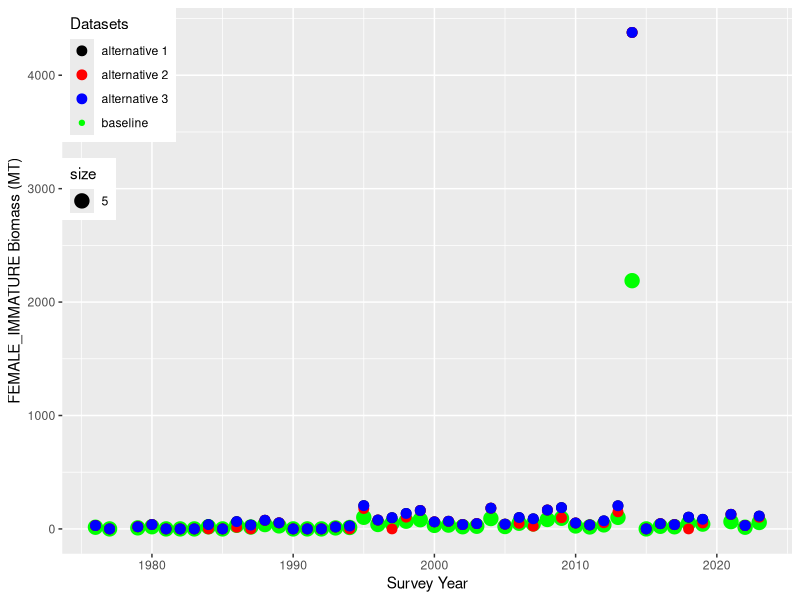
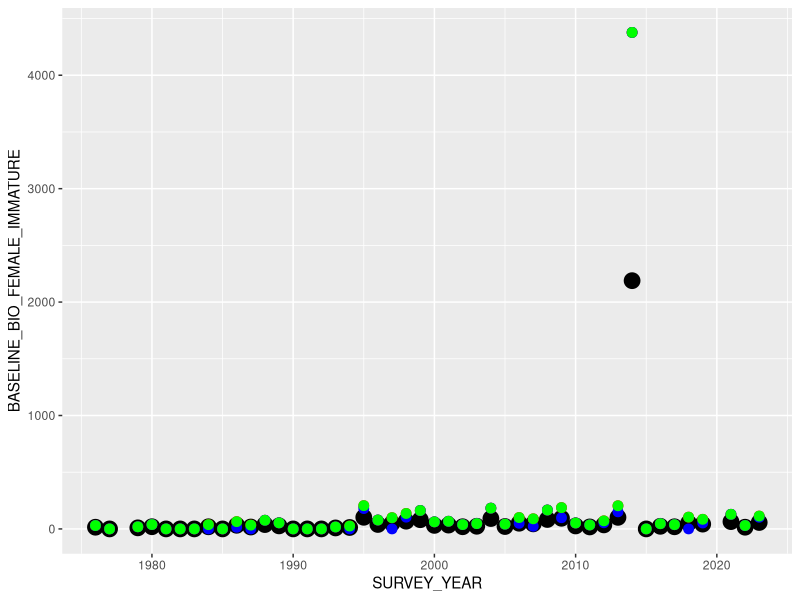
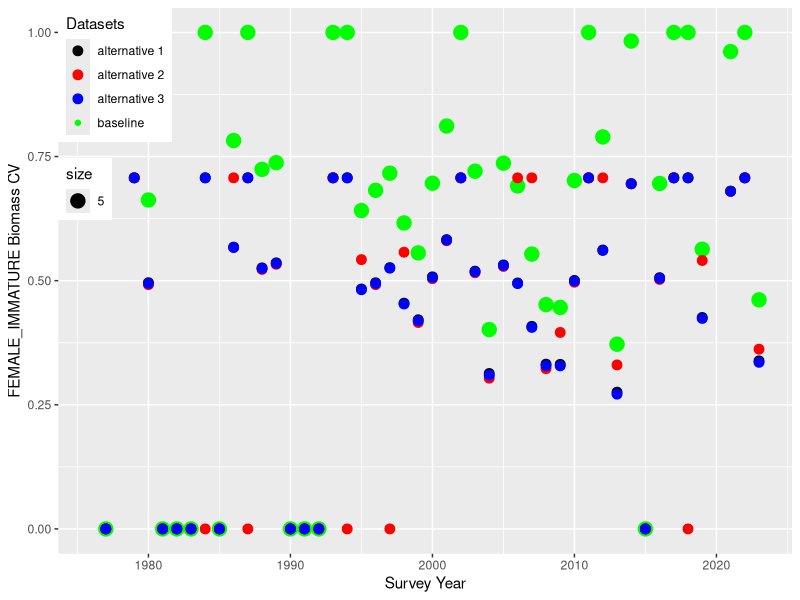
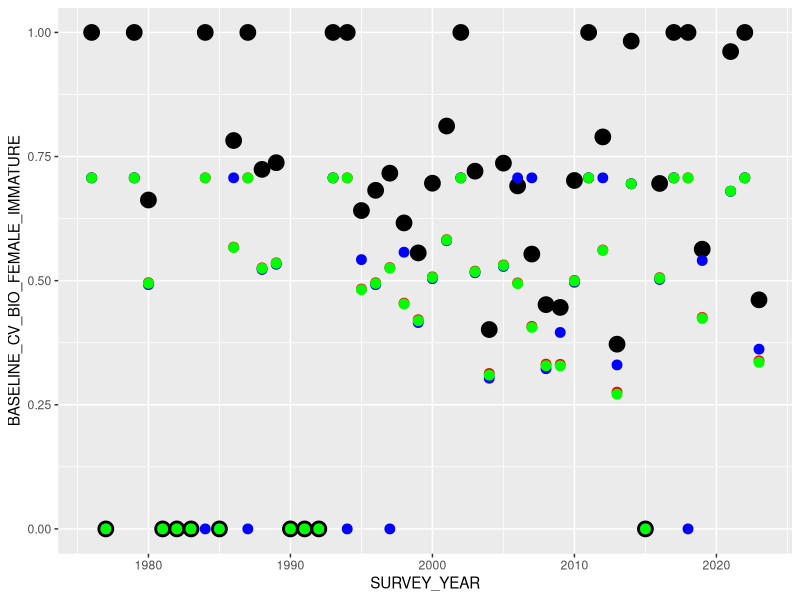
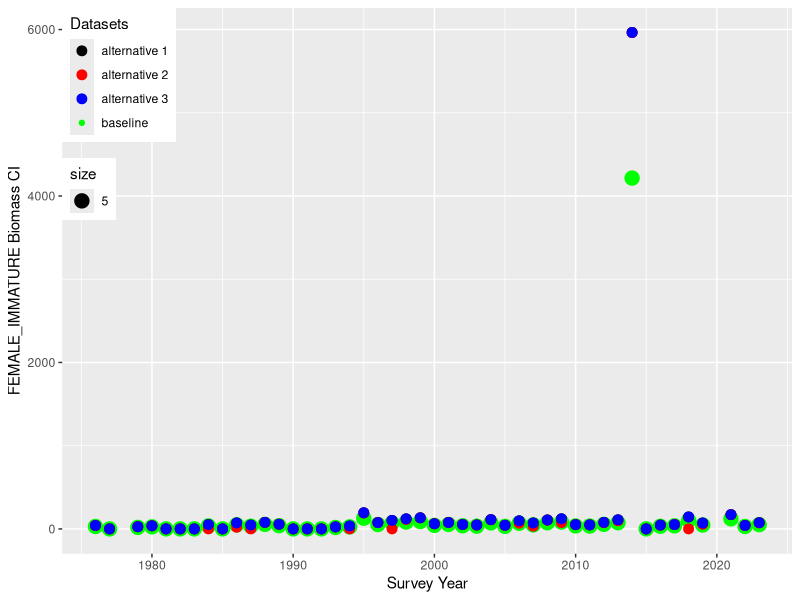
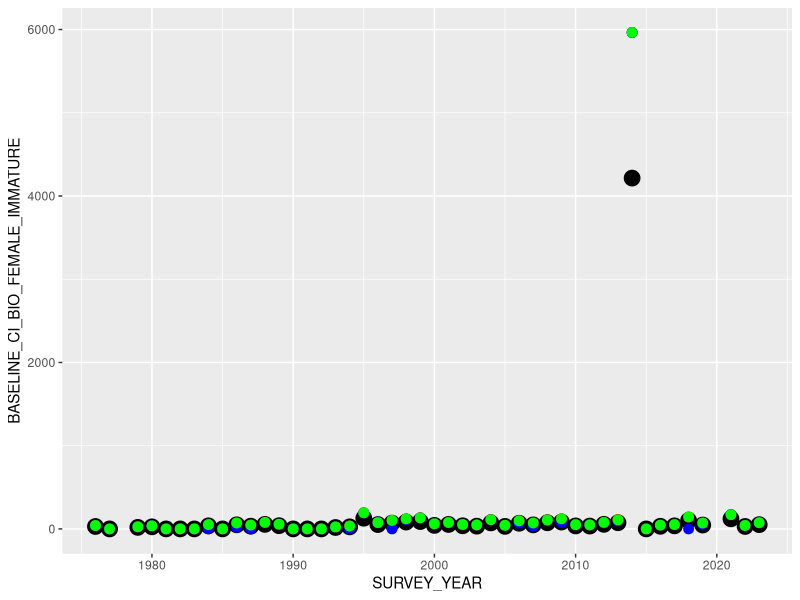

The R script that drew these images, in order:
library(tidyverse)
library(ggplot2)
library(dplyr)

##### Import data
base_bio<-read_csv("./Data/rk_northern_district_biomass_baseline.csv")

alt_1_bio<-read_csv("./Data/rk_north_district_bio_alt_strata_1.csv")
alt_2_bio<-read_csv("./Data/rk_north_district_bio_alt_strata_2.csv")
alt_3_bio<-read_csv("./Data/rk_north_district_bio_alt_strata_3.csv")


base_abun<-read_csv("./Data/rk_northern_district_abundance_baseline.csv")

alt_1_abun<-read_csv("./Data/rk_north_district_pop_alt_strata_1.csv")
alt_2_abun<-read_csv("./Data/rk_north_district_pop_alt_strata_2.csv")
alt_3_abun<-read_csv("./Data/rk_north_district_pop_alt_strata_3.csv")


base_abun
names(base_bio)
######### IMMATURE female biomass
base_bio %>%
  select(SURVEY_YEAR, BIOMASS_FEMALE_IMMATURE, CV_BIOMASS_FEMALE_IMMATURE, CI_BIOMASS_FEMALE_IMMATURE) %>%
  rename_all(~c("SURVEY_YEAR", "BASELINE_BIO_FEMALE_IMMATURE", "BASELINE_CV_BIO_FEMALE_IMMATURE", "BASELINE_CI_BIO_FEMALE_IMMATURE")) -> base_matbio
  
alt_1_bio %>% 
  select(BIOMASS_FEMALE_IMMATURE, CV_BIOMASS_FEMALE_IMMATURE, CI_BIOMASS_FEMALE_IMMATURE) %>%
     rename_all(~c("ALT1_BIO_FEMALE_IMMATURE", "ALT1_CV_BIO_FEMALE_IMMATURE", "ALT1_CI_BIO_FEMALE_IMMATURE"))-> alt_1_matbio

alt_2_bio %>% 
  select(BIOMASS_FEMALE_IMMATURE, CV_BIOMASS_FEMALE_IMMATURE, CI_BIOMASS_FEMALE_IMMATURE) %>%
   rename_all(~c("ALT2_BIO_FEMALE_IMMATURE", "ALT2_CV_BIO_FEMALE_IMMATURE", "ALT2_CI_BIO_FEMALE_IMMATURE"))-> alt_2_matbio

alt_3_bio %>% 
  select(BIOMASS_FEMALE_IMMATURE, CV_BIOMASS_FEMALE_IMMATURE, CI_BIOMASS_FEMALE_IMMATURE) %>%
   rename_all(~c("ALT3_BIO_FEMALE_IMMATURE", "ALT3_CV_BIO_FEMALE_IMMATURE", "ALT3_CI_BIO_FEMALE_IMMATURE"))-> alt_3_matbio
   
all_bio<-as.data.frame(cbind(base_matbio, alt_1_matbio, alt_2_matbio, alt_3_matbio))
###########

base_abun %>%
  select(SURVEY_YEAR, NUM_FEMALE_IMMATURE, CV_NUM_FEMALE_IMMATURE, CI_NUM_FEMALE_IMMATURE) %>%
  rename_all(~c("SURVEY_YEAR", "BASELINE_ABUN_FEMALE_IMMATURE", "BASELINE_CV_ABUN_FEMALE_IMMATURE","BASELINE_CI_ABUN_FEMALE_IMMATURE")) -> base_matabun

alt_1_abun %>%
  select(NUM_FEMALE_IMMATURE, CV_NUM_FEMALE_IMMATURE, CI_NUM_FEMALE_IMMATURE) %>%
  rename_all(~c("ALT1_ABUN_FEMALE_IMMATURE", "ALT1_CV_ABUN_FEMALE_IMMATURE","ALT1_CI_ABUN_FEMALE_IMMATURE")) -> alt_1_matabun

alt_2_abun %>%
  select(NUM_FEMALE_IMMATURE, CV_NUM_FEMALE_IMMATURE, CI_NUM_FEMALE_IMMATURE) %>%
  rename_all(~c("ALT2_ABUN_FEMALE_IMMATURE", "ALT2_CV_ABUN_FEMALE_IMMATURE","ALT2_CI_ABUN_FEMALE_IMMATURE")) -> alt_2_matabun

alt_3_abun %>%
  select(NUM_FEMALE_IMMATURE, CV_NUM_FEMALE_IMMATURE, CI_NUM_FEMALE_IMMATURE) %>%
  rename_all(~c("ALT3_ABUN_FEMALE_IMMATURE", "ALT3_CV_ABUN_FEMALE_IMMATURE","ALT3_CI_ABUN_FEMALE_IMMATURE")) -> alt_3_matabun


all_abun<-as.data.frame(cbind(base_matabun, alt_1_matabun, alt_2_matabun, alt_3_matabun))

################################ FEMALE_IMMATURE BIOMASS #########################################################################
names(all_bio)

ggplot(all_bio, aes(x=SURVEY_YEAR, y=BASELINE_BIO_FEMALE_IMMATURE, color ="baseline", size = 5))+
  geom_point()+  
  geom_point(aes(y=ALT1_BIO_FEMALE_IMMATURE, color = "alternative 1"), size = 3) +
  geom_point(aes(y=ALT2_BIO_FEMALE_IMMATURE, color = "alternative 2"), size = 3)+
  geom_point(aes(y=ALT3_BIO_FEMALE_IMMATURE, color = "alternative 3"), size = 3)+
  labs(colour="Datasets",y="FEMALE_IMMATURE Biomass (MT)",x="Survey Year")+ 
  theme(legend.position = c(0, 1),legend.justification = c(0, 1))+
  scale_color_manual(values = c("black","red", "blue", "green"))
  
  
  
  

ggplot(all_bio, aes(x=SURVEY_YEAR))+
  geom_point(aes(y=BASELINE_BIO_FEMALE_IMMATURE), color ="black", size = 5) +
  geom_point(aes(y=ALT1_BIO_FEMALE_IMMATURE), color = "red", size = 3) +
  geom_point(aes(y=ALT2_BIO_FEMALE_IMMATURE), color = "blue", size = 3)+
  geom_point(aes(y=ALT3_BIO_FEMALE_IMMATURE), color = "green", size = 3)

################################ FEMALE_IMMATURE BIOMASS CV #########################################################################
names(all_bio)

ggplot(all_bio, aes(x=SURVEY_YEAR, y=BASELINE_CV_BIO_FEMALE_IMMATURE, color ="baseline", size = 5))+
  geom_point()+  
  geom_point(aes(y=ALT1_CV_BIO_FEMALE_IMMATURE, color = "alternative 1"), size = 3) +
  geom_point(aes(y=ALT2_CV_BIO_FEMALE_IMMATURE, color = "alternative 2"), size = 3)+
  geom_point(aes(y=ALT3_CV_BIO_FEMALE_IMMATURE, color = "alternative 3"), size = 3)+
  labs(colour="Datasets",y="FEMALE_IMMATURE Biomass CV",x="Survey Year")+ 
  theme(legend.position = c(0, 1),legend.justification = c(0, 1))+
  scale_color_manual(values = c( "black","red", "blue", "green"))


ggplot(all_bio, aes(x=SURVEY_YEAR))+
  geom_point(aes(y=BASELINE_CV_BIO_FEMALE_IMMATURE), color ="black", size = 5) +
  geom_point(aes(y=ALT1_CV_BIO_FEMALE_IMMATURE), color = "red", size = 3) +
  geom_point(aes(y=ALT2_CV_BIO_FEMALE_IMMATURE), color = "blue", size = 3)+
  geom_point(aes(y=ALT3_CV_BIO_FEMALE_IMMATURE), color = "green", size = 3)
  

################################ FEMALE_IMMATURE BIOMASS CI #########################################################################
names(all_bio)

ggplot(all_bio, aes(x=SURVEY_YEAR, y=BASELINE_CI_BIO_FEMALE_IMMATURE, color ="baseline", size = 5))+
  geom_point()+  
  geom_point(aes(y=ALT1_CI_BIO_FEMALE_IMMATURE, color = "alternative 1"), size = 3)+
  geom_point(aes(y=ALT2_CI_BIO_FEMALE_IMMATURE, color = "alternative 2"), size = 3)+
  geom_point(aes(y=ALT3_CI_BIO_FEMALE_IMMATURE, color = "alternative 3"), size = 3)+
  labs(colour="Datasets",y="FEMALE_IMMATURE Biomass CI",x="Survey Year")+ 
  theme(legend.position = c(0, 1),legend.justification = c(0, 1))+
  scale_color_manual(values = c("black","red", "blue", "green"))


ggplot(all_bio, aes(x=SURVEY_YEAR))+
  geom_point(aes(y=BASELINE_CI_BIO_FEMALE_IMMATURE), color ="black", size = 5)+
  geom_point(aes(y=ALT1_CI_BIO_FEMALE_IMMATURE), color = "red", size = 3)+
  geom_point(aes(y=ALT2_CI_BIO_FEMALE_IMMATURE), color = "blue", size = 3)+
  geom_point(aes(y=ALT3_CI_BIO_FEMALE_IMMATURE), color = "green", size = 3)


###########################################################################################################################
#################################### calculate averages for each group/column  across all years############################


all_bio %>%
  select(where(is.numeric)) %>% 
  colMeans(na.rm = TRUE) -> all_bio_avgs

all_abun %>%
  select(where(is.numeric)) %>% 
  colMeans(na.rm = TRUE) -> all_abun_avgs

all_bio %>%
  select(BASELINE_CV_BIO_FEMALE_IMMATURE, ALT1_CV_BIO_FEMALE_IMMATURE, ALT2_CV_BIO_FEMALE_IMMATURE, ALT3_CV_BIO_FEMALE_IMMATURE) %>% 
  colMeans(na.rm = TRUE) %>%
  as.matrix()-> bio_cv_avgs

bio_cv_avgs

